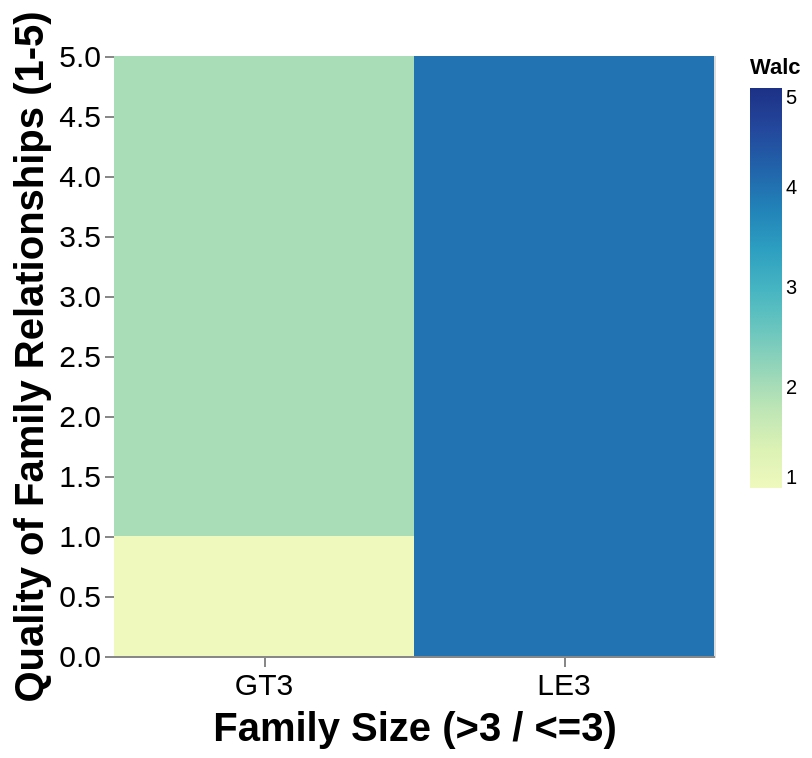

Describe this chart as a Vega-Lite specification.
### Vega-Lite specification from a JSON file in a GitHub repository (floating-point values rounded to 4 significant figures; data arrays with more than 128 entries replaced by an {"elided": "..."} marker saying what was removed)
{"config": {"view": {"continuousWidth": 400, "continuousHeight": 300}, "axis": {"labelFontSize": 15, "titleFontSize": 20}}, "data": {"values": {"elided": "649 records"}}, "mark": "rect", "encoding": {"color": {"field": "Walc", "type": "quantitative"}, "tooltip": [{"field": "famsize", "type": "nominal"}, {"field": "famrel", "type": "quantitative"}, {"field": "Walc", "type": "quantitative"}], "x": {"axis": {"labelAngle": 0, "title": "Family Size (>3 / <=3)"}, "field": "famsize", "type": "nominal"}, "y": {"axis": {"title": "Quality of Family Relationships (1-5)"}, "field": "famrel", "type": "quantitative"}}, "height": 300, "width": 300, "$schema": "https://vega.github.io/schema/vega-lite/v5.json"}
